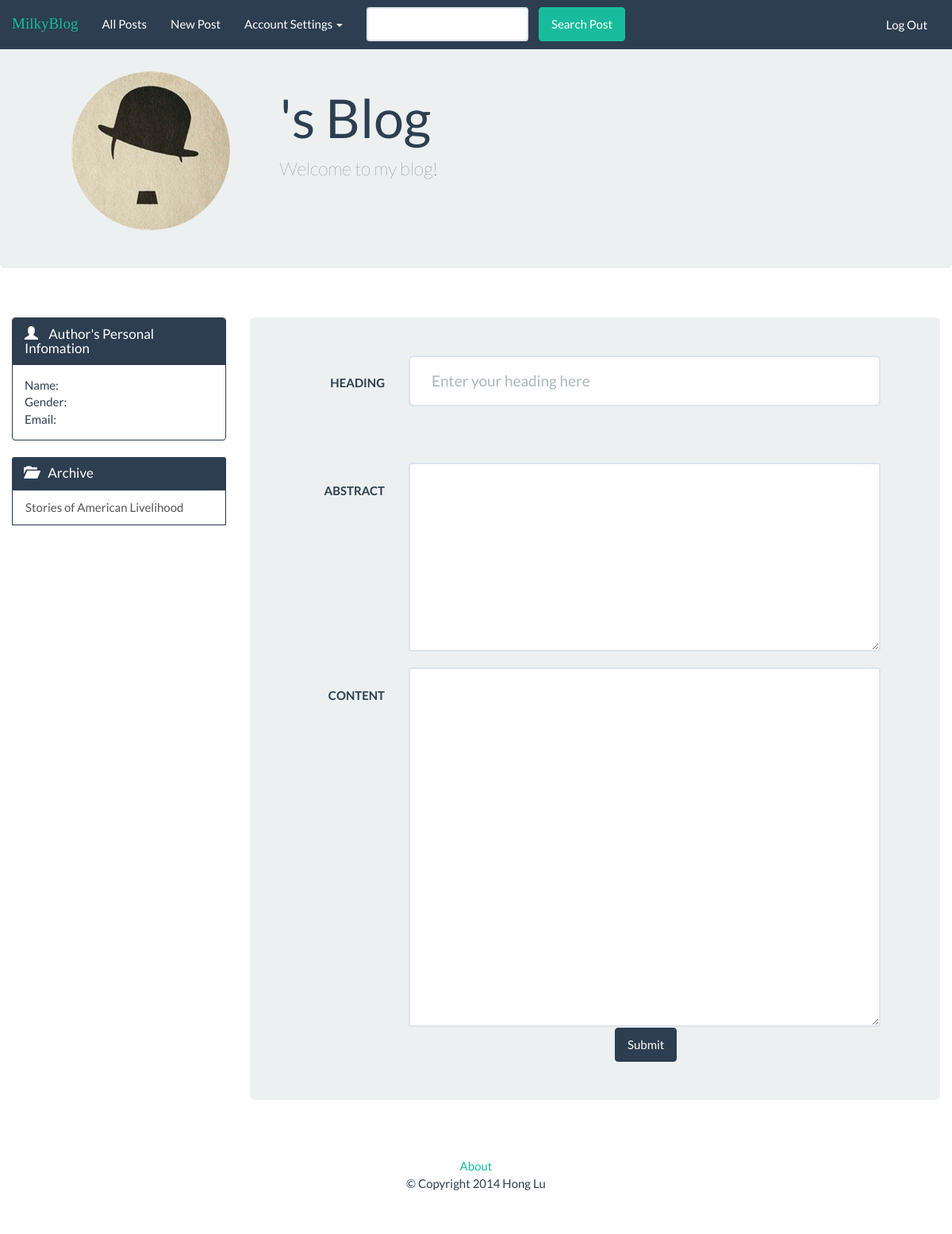
Before: /view/new_post.php with the older database file.
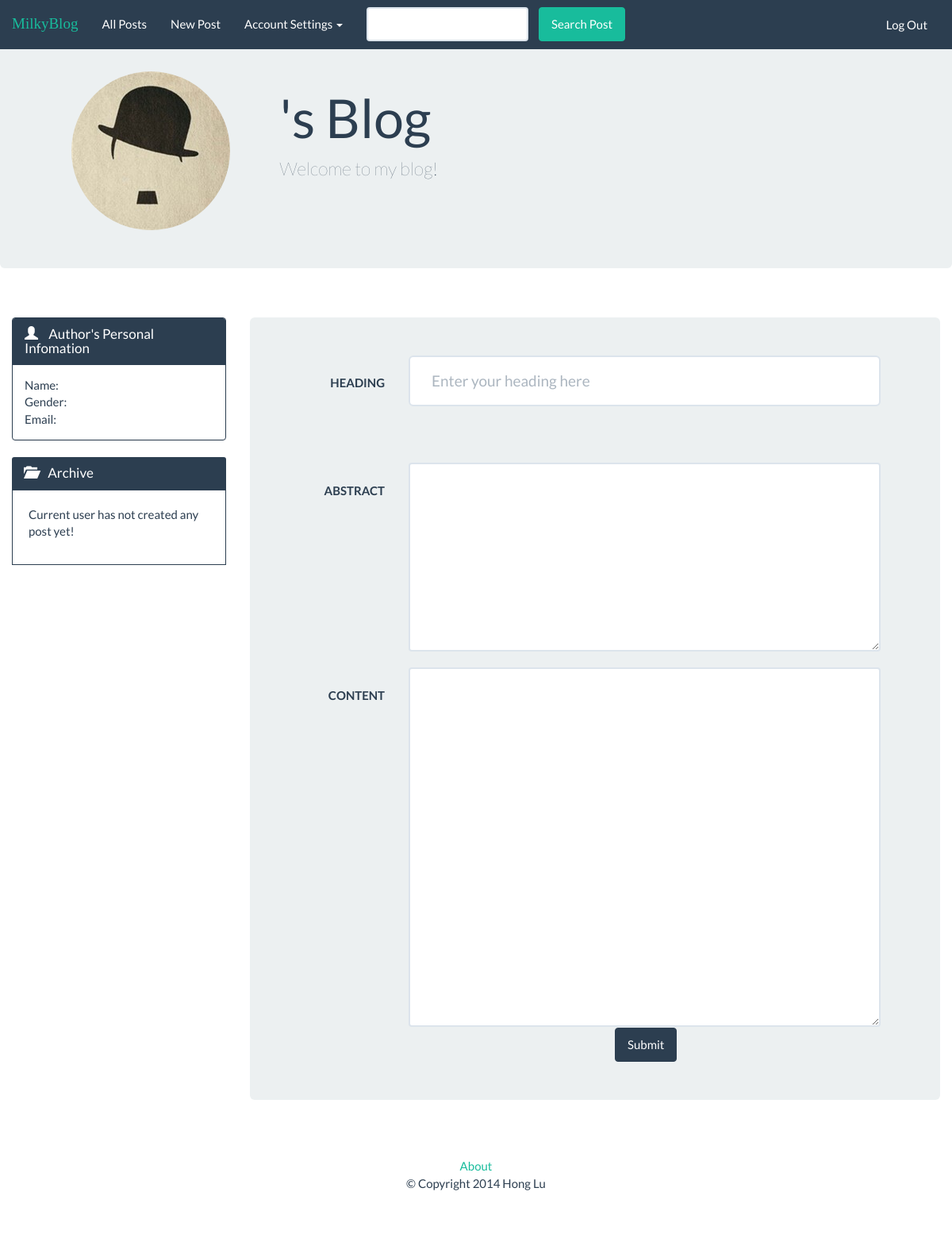
After: the same page with the newer database file.
### tables this page shows
CREATE TABLE IF NOT EXISTS `posts` (
`post_id` bigint(20) unsigned NOT NULL,
  `heading` text NOT NULL,
  `abstract` text NOT NULL,
  `content` text NOT NULL,
  `date` timestamp NOT NULL DEFAULT CURRENT_TIMESTAMP ON UPDATE CURRENT_TIMESTAMP,
  `user_name` varchar(20) NOT NULL,
  `uid` int(11) NOT NULL
);

### src/model/posts.php (called while the page is built, shortened)
<?php
    function getAllPosts ($uid) {
      $db = opendb();
      if (!$result = $db->query("SELECT * FROM posts WHERE uid='$uid'")){
        die('There was an error running the query [' . $db->error . ']');
      }
      $posts = array();
      while ($row = $result->fetch_assoc()) {
        array_push($posts, $row);
      }
      return $posts;
    }
?>

### src/view/common/left_panel.php (the view, shortened to what this page needs)
<div class="col-lg-3">
    <div class="panel panel-primary">
    <div class="panel-heading">
        <h3 class="panel-title">
            <span class="glyphicon glyphicon-user" style="margin-right: 10px;" aria-hidden="true"></span>
            Author's Personal Infomation
        </h3>
    </div>
    <div class="panel-body">
        <?php $result = getUserInfo($uid);
        echo "Name: ". $result['pf_name']."<br>
        Gender:".$result['gender']." <br>
        Email:". $result['email']." <br>";
        ?>
    </div>
    </div>
    <div class="panel-primary">
        <div class="panel-heading">
            <h3 class="panel-title">
                <span class="glyphicon glyphicon-folder-open" style="margin-right: 10px;" aria-hidden="true"></span>
                Archive
            </h3>
        </div>
        <div class="panel-body" style="padding:0px; border: 1px solid #2c3e50">
            <div class="list-group" style="margin:0">
                <?php
                $posts = getAllPosts($uid);
                if ($posts){
                    foreach ($posts as $post) {
                        if (isset($_GET['post']) && ($post['post_id'] == $_GET['post'])){
                            echo '<a  class="list-group-item" style="background-color:#18bc9c" href="single_post.php?post='.$post['post_id'].'">' .$post['heading']. '</a>' ;
                        }
                        else{
                            echo '<a  class="list-group-item" href="single_post.php?post='.$post['post_id'].'">' .$post['heading']. '</a>' ;
                        }
                    }
                }
                else{
                    echo '<p style = "padding: 20px"> Current user has not created any post yet!';
                }
                ?>
            </div>
        </div>
    </div>
</div>

Changed rows visible on the page:
removed posts: heading "Stories of American Livelihood"
Other visible differences:
text now shown: "Current user has not created any post yet!"
